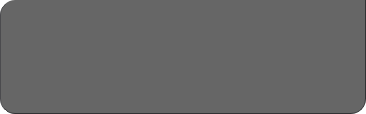
<?xml version="1.0" encoding="UTF-8"?>
<ui version="4.0">
 <class>PopupMessageTab</class>
 <widget class="QFrame" name="PopupMessageTab">
  <property name="geometry">
   <rect>
    <x>0</x>
    <y>0</y>
    <width>366</width>
    <height>114</height>
   </rect>
  </property>
  <property name="windowTitle">
   <string>Frame</string>
  </property>
  <property name="styleSheet">
   <string notr="true">QFrame {
	background-color: transparent;
}</string>
  </property>
  <layout class="QVBoxLayout" name="verticalLayout">
   <property name="spacing">
    <number>0</number>
   </property>
   <property name="leftMargin">
    <number>0</number>
   </property>
   <property name="topMargin">
    <number>0</number>
   </property>
   <property name="rightMargin">
    <number>0</number>
   </property>
   <property name="bottomMargin">
    <number>0</number>
   </property>
   <item>
    <widget class="QScrollArea" name="scrollArea">
     <property name="styleSheet">
      <string notr="true">#scrollArea {
	background-color: rgb(102, 102, 102);
/*	border-color: rgba(189, 189, 189, 255);*/
	
	border-top-left-radius: 15px;
	border-bottom-left-radius: 15px;
	border-top-right-radius: 0px;
	border-bottom-right-radius: 15px;

	border-left: 1px outset rgb(50, 50, 52);
	border-bottom: 1px outset rgb(50, 50, 52);
	border-right: 1px outset rgb(50, 50, 52);
}
#scrollArea[style=&quot;light&quot;] {
	background-color: rgb(199, 199, 199);

	border-top-left-radius: 15px;
	border-bottom-left-radius: 15px;
	border-top-right-radius: 0px;
	border-bottom-right-radius: 15px;

	border-left: 1px outset rgb(255, 255, 255);
	border-bottom: 1px outset rgb(255, 255, 255);
	border-right: 1px outset rgb(255, 255, 255);
}

/* 
граница - лево низ право
*/
</string>
     </property>
     <property name="verticalScrollBarPolicy">
      <enum>Qt::ScrollBarAlwaysOff</enum>
     </property>
     <property name="horizontalScrollBarPolicy">
      <enum>Qt::ScrollBarAlwaysOff</enum>
     </property>
     <property name="widgetResizable">
      <bool>true</bool>
     </property>
     <widget class="QWidget" name="scrollAreaWidgetContents">
      <property name="geometry">
       <rect>
        <x>0</x>
        <y>0</y>
        <width>364</width>
        <height>112</height>
       </rect>
      </property>
      <property name="styleSheet">
       <string notr="true">#scrollAreaWidgetContents {
	background-color: transparent;
}

QWidget#MainForm {
	border-radius: 20px;
	background-color:transparent;
}</string>
      </property>
     </widget>
    </widget>
   </item>
  </layout>
 </widget>
 <resources/>
 <connections/>
</ui>
